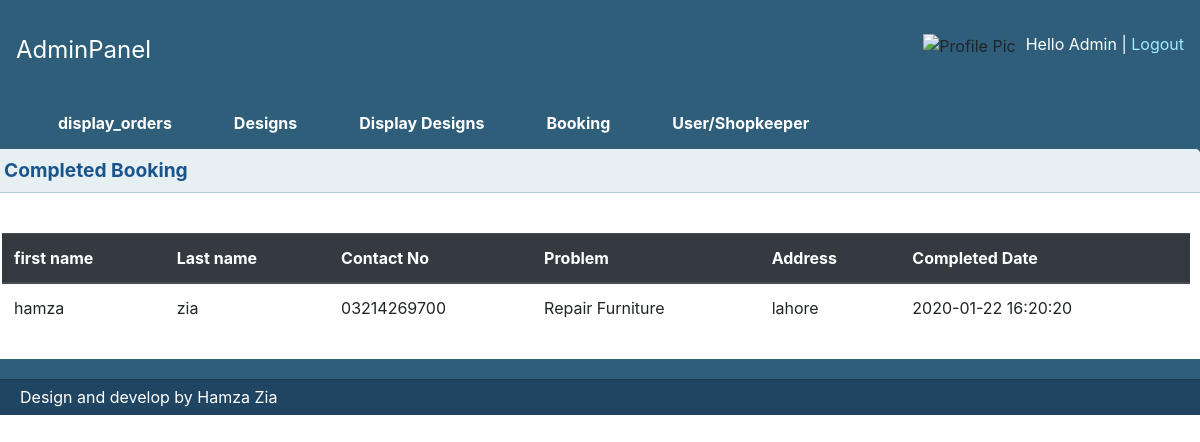
The app's page /admin/book_a_carpenter_comOrders.php (signed in) with its own data.
### tables this page shows
CREATE TABLE `book_a_carpenter` (
  `id` int(11) NOT NULL,
  `user_id` int(11) NOT NULL,
  `fname` varchar(50) NOT NULL,
  `lname` varchar(50) NOT NULL,
  `contact` varchar(11) NOT NULL,
  `problem` varchar(50) NOT NULL,
  `address` varchar(255) NOT NULL,
  `status` varchar(10) NOT NULL,
  `date` datetime NOT NULL,
  `completedDate` datetime NOT NULL
);

### admin/book_a_carpenter_comOrders.php (the view, shortened to what this page needs)
  <?php
include "header.php";
$link=mysqli_connect("localhost","root","");
mysqli_select_db($link,"fyp_2");
 ?>
 <div class=""style="padding-top:35px;">
     <div class="box round first">
         <h2> Completed Booking</h2>
         <div class="block">
           <?php
            $res=mysqli_query($link,"select * from book_a_carpenter where status='complete' order by id desc");
             ?>
             <table class="table" style="margin-top:20px;">
               <thead class="thead-dark">
                 <tr>
                   <th scope="col">first name</th>
                   <th scope="col">Last name</th>
                   <th scope="col">Contact No</th>
                   <th scope="col">Problem</th>
                   <th scope="col">Address</th>
                   <th scope="col">Completed Date</th>
                 </tr>
               </thead>
               <?php
               while($row=mysqli_fetch_array($res))
               {
                 echo "<tr>
               	<td>". $row['fname']."</td>
               	<td>". $row['lname']."</td>
               	<td>". $row['contact']."</td>
               	<td>". $row['problem']."</td>
               	<td>". $row['address']."</td>
               	<td>". $row['completedDate']."</td>";
                 echo "</tr>";
               }
               echo "</table>";
                ?>
         </div>
       </div>
     </div>
     <?php
include "footer.php"
      ?>

### admin/css/layout.css (style rules this page uses)
body { background: #fff; color: #333; font-size: 11px; padding: 0 0 0px; }
h1, h2, h3, h4, h5, h6 { line-height:1.2em; margin-bottom:.3em; }
h2 { margin-top:1em; }
.box { background:#fff; margin-bottom:20px; padding:10px 10px 10px 10px; margin-left:-8px; }
.box.round { -moz-border-radius: 5px 5px 0px 0px; -webkit-border-radius: 5px 5px 0px 0px; border-radius: 5px 5px 0px 0px; }
.box h2 { font-size:1.2em; font-weight:bold; color:#1B548D; background:#E6F0F3; margin:-10px -10px 0 -10px; padding:10px 12px; border-bottom:1px solid #B3CBD6; -moz-border-radius: 5px 5px 0px 0px; -webkit-border-radius: 5px 5px 0px 0px; border-radius: 5px 5px 0px 0px; }
.box.first { margin-top:20px; }
.block { padding-top:20px; }
.block { padding-bottom:1px; }

### records on screen
book_a_carpenter: fname "hamza", lname "zia", contact "03214269700", problem "Repair Furniture", address "lahore", completedDate "2020-01-22 16:20:20"
